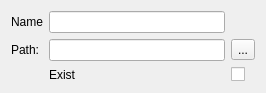
<?xml version="1.0" encoding="UTF-8"?>
<ui version="4.0">
 <class>FileVarForm</class>
 <widget class="QWidget" name="FileVarForm">
  <property name="geometry">
   <rect>
    <x>0</x>
    <y>0</y>
    <width>266</width>
    <height>82</height>
   </rect>
  </property>
  <property name="windowTitle">
   <string>Form</string>
  </property>
  <layout class="QGridLayout" name="gridLayout">
   <item row="1" column="1">
    <widget class="QLineEdit" name="le_path"/>
   </item>
   <item row="1" column="0">
    <widget class="QLabel" name="label_2">
     <property name="text">
      <string>Path:</string>
     </property>
    </widget>
   </item>
   <item row="2" column="1">
    <widget class="QLabel" name="label">
     <property name="text">
      <string>Exist</string>
     </property>
    </widget>
   </item>
   <item row="1" column="2">
    <widget class="QToolButton" name="tb_find">
     <property name="text">
      <string>...</string>
     </property>
    </widget>
   </item>
   <item row="2" column="2">
    <widget class="CheckBoxReadOnly" name="cb_exist">
     <property name="text">
      <string/>
     </property>
    </widget>
   </item>
   <item row="0" column="0">
    <widget class="QLabel" name="label_3">
     <property name="text">
      <string>Name</string>
     </property>
    </widget>
   </item>
   <item row="0" column="1">
    <widget class="QLineEdit" name="le_name">
     <property name="readOnly">
      <bool>true</bool>
     </property>
    </widget>
   </item>
  </layout>
 </widget>
 <customwidgets>
  <customwidget>
   <class>CheckBoxReadOnly</class>
   <extends>QCheckBox</extends>
   <header>CustomWidget/CheckBoxReadOnly.h</header>
  </customwidget>
 </customwidgets>
 <resources/>
 <connections/>
</ui>
